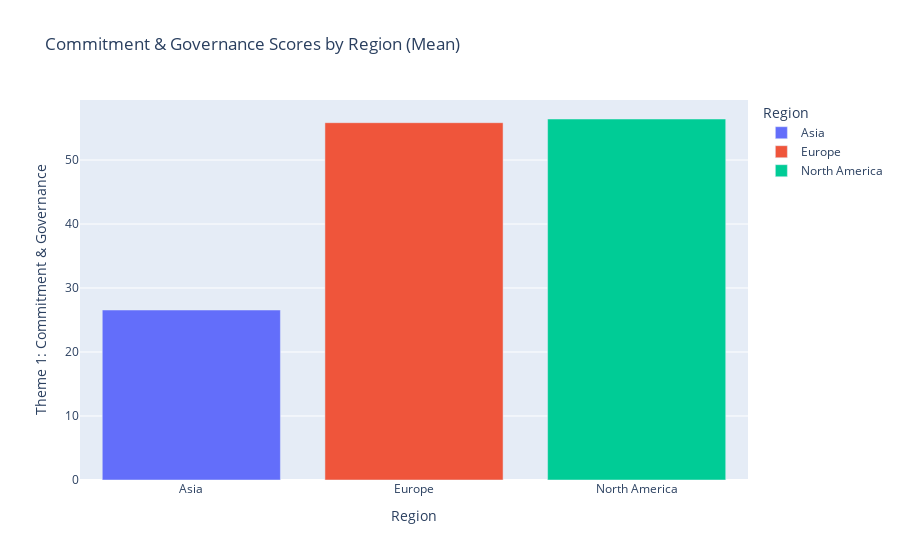

Here is the notebook cell this chart was saved with:
### Markdown cell above
### **General Summary** ###

### Code cell
import pandas as pd
import plotly.express as px
import plotly.graph_objects as go

# Group the data by "Region" and calculate the mean of the "Theme 1: Commitment & Governance" column for each group
grouped_df = ktc_ict_2022.groupby('Region')['Theme 1: Commitment & Governance'].mean().reset_index()

# Create a bar chart using Plotly Express
fig = px.bar(grouped_df, x="Region", y="Theme 1: Commitment & Governance", color="Region", title="Commitment & Governance Scores by Region (Mean)")

# Show the chart
fig.show()

### Figure 1 — Plotly figure (JSON) as saved in the notebook; plotly's stock layout.template omitted (floating-point values rounded to 4 significant figures)
{"data": [{"alignmentgroup": "True", "hovertemplate": "Region=%{x}<br>Theme 1: Commitment & Governance=%{y}<extra></extra>", "legendgroup": "Asia", "marker": {"color": "#636efa", "pattern": {"shape": ""}}, "name": "Asia", "offsetgroup": "Asia", "orientation": "v", "showlegend": true, "textposition": "auto", "type": "bar", "x": ["Asia"], "xaxis": "x", "y": [26.56], "yaxis": "y"}, {"alignmentgroup": "True", "hovertemplate": "Region=%{x}<br>Theme 1: Commitment & Governance=%{y}<extra></extra>", "legendgroup": "Europe", "marker": {"color": "#EF553B", "pattern": {"shape": ""}}, "name": "Europe", "offsetgroup": "Europe", "orientation": "v", "showlegend": true, "textposition": "auto", "type": "bar", "x": ["Europe"], "xaxis": "x", "y": [55.83], "yaxis": "y"}, {"alignmentgroup": "True", "hovertemplate": "Region=%{x}<br>Theme 1: Commitment & Governance=%{y}<extra></extra>", "legendgroup": "North America", "marker": {"color": "#00cc96", "pattern": {"shape": ""}}, "name": "North America", "offsetgroup": "North America", "orientation": "v", "showlegend": true, "textposition": "auto", "type": "bar", "x": ["North America"], "xaxis": "x", "y": [56.41], "yaxis": "y"}], "layout": {"barmode": "relative", "legend": {"title": {"text": "Region"}, "tracegroupgap": 0}, "title": {"text": "Commitment & Governance Scores by Region (Mean)"}, "xaxis": {"anchor": "y", "categoryarray": ["Asia", "Europe", "North America"], "categoryorder": "array", "domain": [0, 1], "title": {"text": "Region"}}, "yaxis": {"anchor": "x", "domain": [0, 1], "title": {"text": "Theme 1: Commitment & Governance"}}}}
